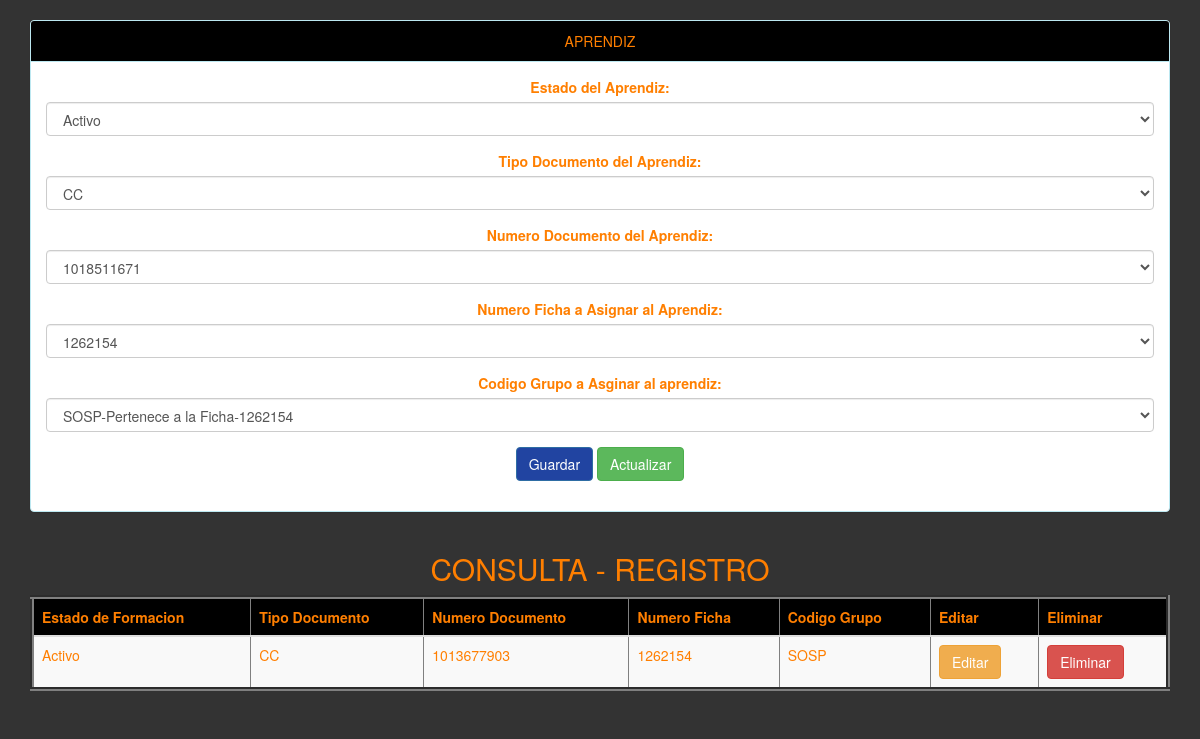
The app's page /Aprendiz2/vista.php with its own data.
### tables this page shows
CREATE TABLE `apprentice` (
  `statusId` varchar(45) NOT NULL,
  `documentNumber` varchar(50) NOT NULL,
  `documentName` varchar(50) NOT NULL,
  `fichaNumber` varchar(20) NOT NULL,
  `groupCode` int(11) NOT NULL
);

CREATE TABLE `projectgroup` (
  `statusP` tinyint(1) NOT NULL,
  `proyectName` varchar(100) NOT NULL,
  `fichaNumber` varchar(20) NOT NULL,
  `groupCode` int(11) NOT NULL
);

### conexion.php (called while the page is built)
<?php
class database {
	public static function conectar (){
	try{
	$pdo=new PDO('mysql:host=localhost;dbname=db_SOSP; charset=utf8','root','');
 	$pdo->setAttribute (PDO::ATTR_ERRMODE,PDO::ERRMODE_EXCEPTION);
 	return $pdo;
	}catch (Exception $e){
	die($e->getMessage());
		}
	}
}
?>

### Aprendiz2/apprenticeModel.php (called while the page is built, shortened)
<?php
class aprendizClass{
	private $pdo;
	public function __CONSTRUCT(){
	try{
	$this ->pdo=database::conectar();
	}catch(Exception $ex){
	die($e->getMessage());
	}
	}
public function Listar(){
	try{
		$result = array();
		$stm = $this->pdo->Prepare('SELECT * FROM apprentice ');
		$stm->execute();
		foreach($stm->fetchAll(PDO::FETCH_OBJ) as $r) {
			$usu = new aprendiz();
			$usu->_SET('statusId', $r->statusId);
			$usu->_SET('documentNumber', $r->documentNumber);
			$usu->_SET('documentName', $r->documentName);
			$usu->_SET('fichaNumber', $r->fichaNumber);
			$usu->_SET('groupCode', $r->groupCode);
			$result[] = $usu;
		}
		return $result;
	}
	catch(Exception $e){
		die ($e->getMessage());
	}
}
}

### Aprendiz2/apprenticeController.php (called while the page is built, shortened)
<?php
class aprendiz{
public function _get ($k){return $this->$k;}
public function _set ($k,$V){return $this-> $k = $V;}
}
?>

### Aprendiz2/vista.php (the view, shortened to what this page needs)
<?php
require_once 'apprenticeController.php';
require_once 'apprenticeModel.php';
require_once '../Conexion.php';
$model = new aprendizClass();
$db = database::conectar();
$camposDesabilitados = '';
?>
<!DOCTYPE html>
<html lang="es">
<head>
	<link rel="stylesheet"  href="../bootstrap/css/bootstrap.css">
</head>
<body>
<center>
  <div class="container">
	<div class="panel panel-info">
      <div class="panel-heading" align="center">APRENDIZ</div>
            <div class="panel-body">
<form action="SOSConexion.php" method="post">
    <div class="form-group">
	<label>Estado del Aprendiz:</label>
	<select class="form-control" name="statusId">
	<?php
	foreach($db-> query('SELECT * FROM formationStatus')as $row){
	echo '<option value="'.$row['statusId'].'">'.$row['statusId'].'</option>';
	}
	?>
	</select>
	</div>
	<div class="form-group">
	<label>Tipo Documento del Aprendiz:</label>
	<select class="form-control" name="documentName">
	<?php
	foreach($db-> query('SELECT * FROM documentType')as $row){
	echo '<option value="'.$row['documentName'].'">'.$row['documentName'].'</option>';
	}
	?>
	</select>
	</div>
    <div class="form-group">
	<label>Numero Documento del Aprendiz:</label>
	<select class="form-control" name="documentNumber">
	<?php
	foreach($db-> query('SELECT customer.documentNumber,customer_has_role.documentNumber,customer_has_role.roleId  FROM customer,customer_has_role where customer.documentNumber=customer_has_role.documentNumber and customer_has_role.roleId=4 ')as $row){
	echo '<option value="'.$row['documentNumber'].'">'.$row['documentNumber'].'</option>';
	}
	?>
	</select>
	</div>
    <div class="form-group">
	<label>Numero Ficha a Asignar al Aprendiz:</label>
	<select class="form-control" name="fichaNumber">
	<?php
	foreach($db-> query('SELECT * FROM projectgroup')as $row){
	echo '<option value="'.$row['fichaNumber'].'">'.$row['fichaNumber'].'</option>';
	}
	?>
	</select>
	</div>
	<div class="form-group">
	<label>Codigo Grupo a Asginar al aprendiz:</label>
	<select class="form-control" name="groupCode">
	<?php
	foreach($db-> query('SELECT * FROM projectGroup')as $row){
	echo '<option value="'.$row['groupCode'].'">'.$row['proyectName'].'-Pertenece a la Ficha-'.$row['fichaNumber'].'</option>';
	}
	?>
	</select>
	</div>
	<div class="form-group">
		<?php if($camposDesabilitados != 'disabled'){ ?>
		<input type="submit" class="btn btn-primary" value="Guardar" onclick="this.form.action='?action=registrar';"/>
		<?php } ?>
		<input type="submit" class="btn btn-success" value="Actualizar" onclick="this.form.action='?action=Actualizar';"/>
	</div>
	</form>
	</div>
	</div>
	</div>
	<div class="container">
		<h2>CONSULTA - REGISTRO </h2>
		<div class="table-responsive">
			<table border="4" class="table table-striped">
			<thead>
				<tr class="info">
					<th>Estado de Formacion</th>
					<th>Tipo Documento</th>
					<th>Numero Documento</th>
					<th>Numero Ficha</th>
					<th>Codigo Grupo</th>
					<th>Editar</th>
					<th>Eliminar</th>
					</tr>
			</thead>
		<?php
		  $numero=$row['groupCode'];
		foreach ($model->Listar() as $r){
			?>
			<tr>
			<td><?php echo $r->_GET('statusId');?></td>
			<td><?php echo $r->_GET('documentName');?></td>
			<td><?php echo $r->_GET('documentNumber');?></td>
			<td><?php echo $r->_GET('fichaNumber');?></td>
			<td><?php  if (isset($numero)){
			 foreach($db-> query('SELECT proyectName FROM projectgroup where groupCode='.$r->_GET('groupCode').'')as $row){
			 	 echo $row['proyectName'];
}
			}
			?></td>
			<td>
				<a href="?action=editar&documentNumber=<?php echo $r->_GET('documentNumber'); ?>" class="btn btn-warning">Editar</a>
			</td>
			<td>
				<a href="?action=eliminar&documentNumber=<?php echo $r->_GET('documentNumber'); ?>" class="btn btn-danger" onclick ="return confirm('¿Esta seguro de eliminar este aprendiz?')">Eliminar</a>
			</td>
			</tr>
		<?php } ?>
			</table>
			</div>
			</div>
</center>
</body>
</html>

### records on screen
apprentice: _GET "Activo", _GET "CC", _GET "1013677903", _GET "1262154"
projectgroup: proyectName "SOSP"

### other values on screen
form field statusId "Activo"
form field documentName "CC"
form field documentNumber "1018511671"
form field fichaNumber "1262154"
form field groupCode "SOSP-Pertenece a la Ficha-1262154"
